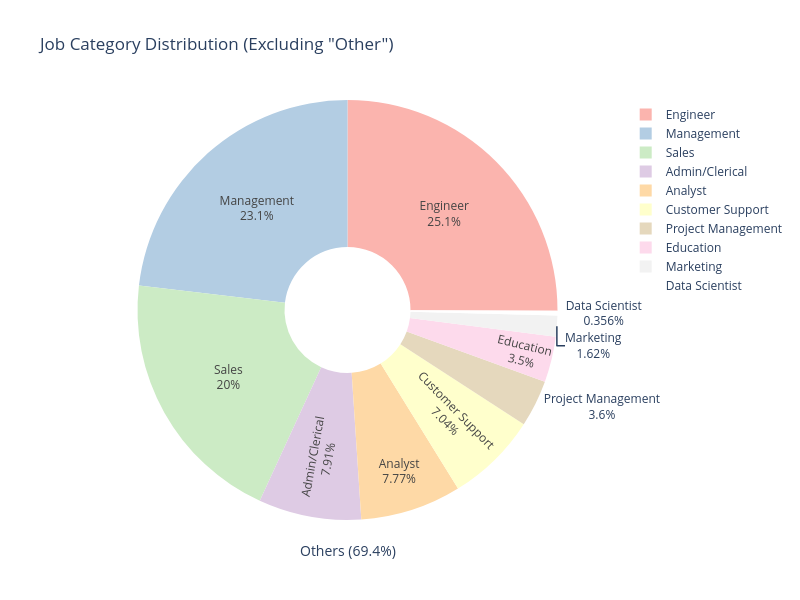

Notebook code cell kept with this figure:
### Code cell
# 1. Group job categories
category_counts = df['job_category'].value_counts().reset_index()
category_counts.columns = ['job_category', 'count']

# 2. Separate 'Other' from rest
others_count = category_counts[category_counts['job_category'] == 'Other']['count'].sum()
filtered_categories = category_counts[category_counts['job_category'] != 'Other']

# 3. Create Pie Chart (excluding 'Other')
fig = px.pie(
    filtered_categories,
    values='count',
    names='job_category',
    title='Job Category Distribution (Excluding \"Other\")',
    color_discrete_sequence=px.colors.qualitative.Pastel1,
    hole=0.3  # Donut chart style
)

fig.update_traces(textinfo='percent+label')  # Show both % and label

fig.update_layout(
    template='plotly_white',
    height=600,
    width=800,
    annotations=[dict(
        text=f"Others ({round(others_count / category_counts['count'].sum() * 100, 1)}%)",
        x=0.5, y=-0.1, showarrow=False,
        font=dict(size=14)
    )]
)

fig.show()

### Figure 1 — Plotly figure (JSON) as saved in the notebook; plotly's stock layout.template omitted (floating-point values rounded to 4 significant figures)
{"data": [{"domain": {"x": [0, 1], "y": [0, 1]}, "hole": 0.3, "hovertemplate": "job_category=%{label}<br>count=%{value}<extra></extra>", "labels": ["Engineer", "Management", "Sales", "Admin/Clerical", "Analyst", "Customer Support", "Project Management", "Education", "Marketing", "Data Scientist"], "legendgroup": "", "name": "", "showlegend": true, "textinfo": "percent+label", "type": "pie", "values": [2532, 2338, 2021, 799, 785, 711, 364, 354, 164, 36]}], "layout": {"annotations": [{"font": {"size": 14}, "showarrow": false, "text": "Others (69.4%)", "x": 0.5, "y": -0.1}], "height": 600, "legend": {"tracegroupgap": 0}, "piecolorway": ["rgb(251,180,174)", "rgb(179,205,227)", "rgb(204,235,197)", "rgb(222,203,228)", "rgb(254,217,166)", "rgb(255,255,204)", "rgb(229,216,189)", "rgb(253,218,236)", "rgb(242,242,242)"], "title": {"text": "Job Category Distribution (Excluding \"Other\")"}, "width": 800}}
